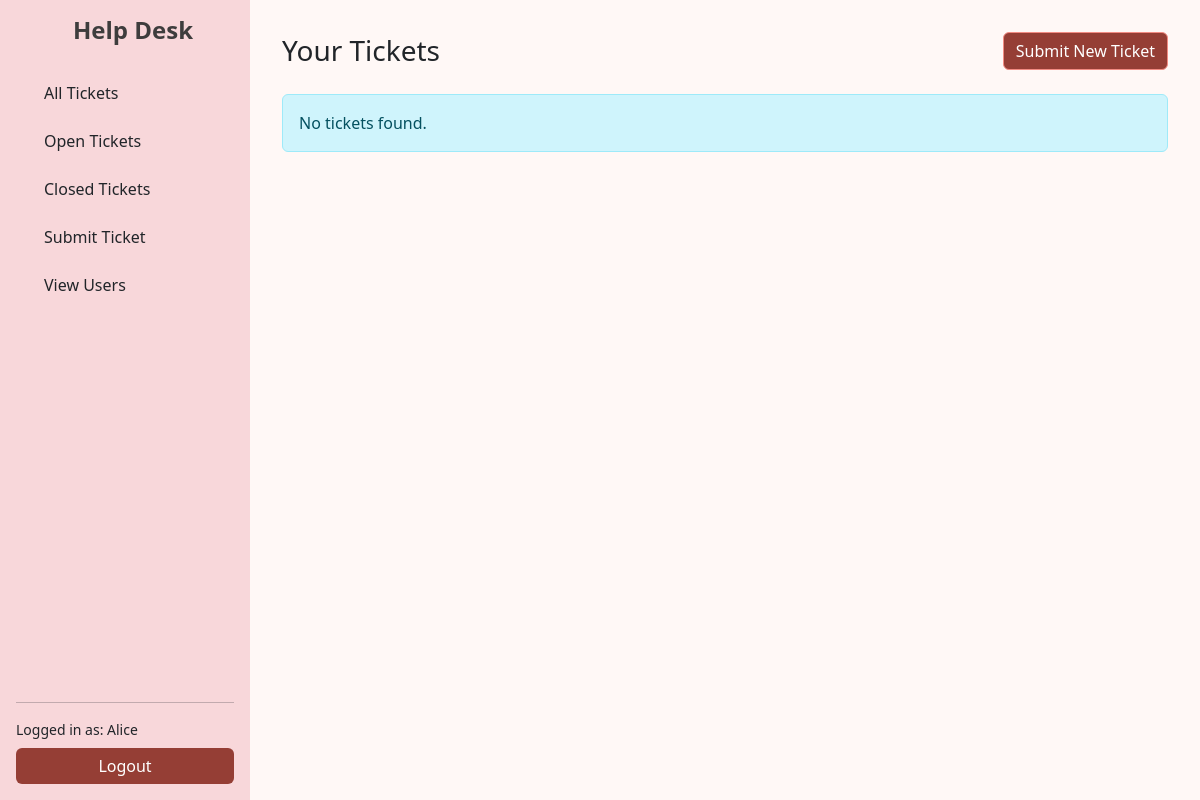
The app's page /dashboard?status=Closed (signed in), older data.
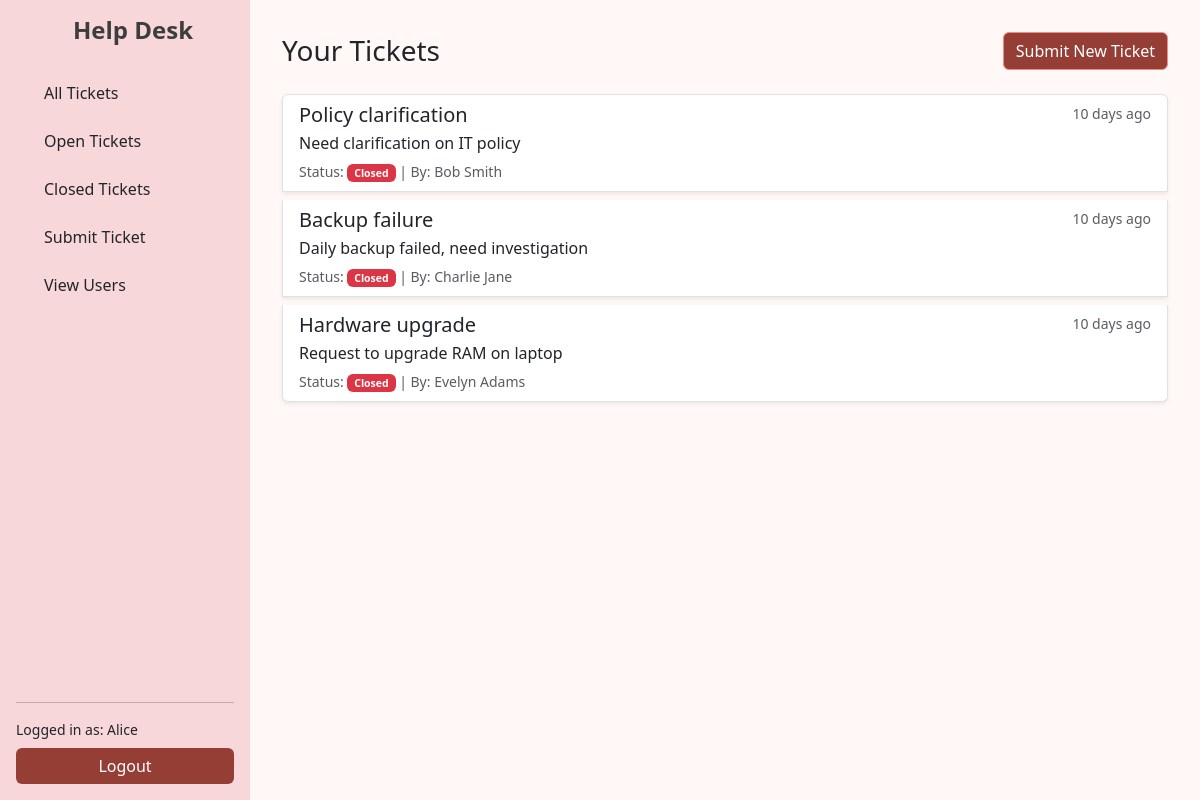
The same page, newer data.
### tables this page shows
CREATE TABLE tickets (
    id INTEGER PRIMARY KEY AUTOINCREMENT,
    title TEXT NOT NULL,
    description TEXT NOT NULL,
    status TEXT DEFAULT 'Open',
    user_id INTEGER,
    created_at TIMESTAMP DEFAULT CURRENT_TIMESTAMP,
    updated_at TIMESTAMP DEFAULT CURRENT_TIMESTAMP,
    FOREIGN KEY (user_id) REFERENCES users(id) ON DELETE CASCADE
);

### app.py (the view)
@app.route('/dashboard')
def dashboard():
    if 'user_id' not in session:
        return redirect(url_for('login'))
    db = get_db()
    user_id = session['user_id']
    role = session['role']
    status = request.args.get('status')
    q = '''
        SELECT t.*, u.first_name || ' ' || u.last_name AS creator_name
        FROM tickets t
        JOIN users u ON t.user_id = u.id
    '''
    params = ()
    if role != 'admin':
        q += ' WHERE t.user_id = ?'
        params = (user_id,)
    if status:
        if 'WHERE' in q:
            q += ' AND t.status = ?'
        else:
            q += ' WHERE t.status = ?'
        params += (status,)
    q += ' ORDER BY t.id DESC'
    tickets = db.execute(q, params).fetchall()
    return render_template('show_tickets.html', tickets=tickets)

### app.py (called while the page is built)
def connect_db():
    rv = sqlite3.connect(app.config['DATABASE'])
    rv.row_factory = sqlite3.Row
    return rv

def get_db():
    if 'sqlite_db' not in g:
        g.sqlite_db = connect_db()
    return g.sqlite_db

@app.template_filter('naturaltime')
def naturaltime_filter(value):
    if not value:
        return ''
    try:
        dt = datetime.strptime(value, '%Y-%m-%d %H:%M:%S')
        return humanize.naturaltime(datetime.utcnow() - dt)
    except Exception:
        return value

### templates/show_tickets.html (shortened to what this page needs)
{% extends 'base_dashboard.html' %}
{% block content %}
<div class="d-flex justify-content-between align-items-center mb-4">
  <h3 class="mb-0">Your Tickets</h3>
  <a href="{{ url_for('submit_ticket') }}" class="btn btn-primary">Submit New Ticket</a>
</div>
<div class="list-group">
  {% for ticket in tickets %}
  <a href="{{ url_for('view_ticket', ticket_id=ticket['id']) }}" class="list-group-item list-group-item-action shadow-sm mb-2">
    <div class="d-flex w-100 justify-content-between">
      <h5 class="mb-1">{{ ticket['title'] }}</h5>
      <small class="text-muted">{{ ticket['created_at'] | naturaltime }}</small>
    </div>
    <p class="mb-1 text-truncate">{{ ticket['description'] }}</p>
    <small class="text-muted">
      Status:
      <span class="badge {{ 'bg-danger' if ticket['status'] == 'Closed' else 'bg-success' }}">
        {{ ticket['status'] }}
      </span>
      | By: {{ ticket['creator_name'] }}
    </small>
  </a>
  {% else %}
  <div class="alert alert-info">No tickets found.</div>
  {% endfor %}
</div>
{% endblock %}

Row changes from the older to the newer data that the page shows:
added tickets: title "Policy clarification", created_at "10 days ago", description "Need clarification on IT policy", status "Closed", creator_name "Bob Smith"
added tickets: title "Backup failure", created_at "10 days ago", description "Daily backup failed, need investigation", status "Closed", creator_name "Charlie Jane"
added tickets: title "Hardware upgrade", created_at "10 days ago", description "Request to upgrade RAM on laptop", status "Closed", creator_name "Evelyn Adams"
Text that changed along with them:
text no longer shown: "No tickets found."
